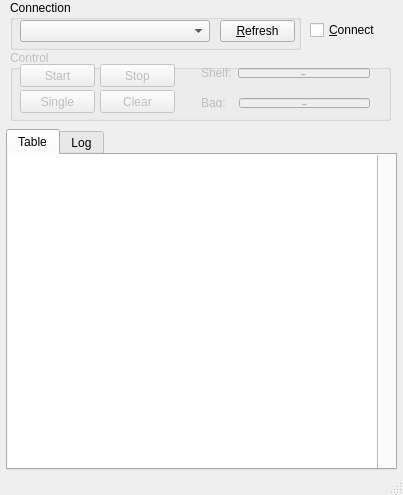
<?xml version="1.0" encoding="UTF-8"?>
<ui version="4.0">
 <class>MainWindow</class>
 <widget class="QMainWindow" name="MainWindow">
  <property name="geometry">
   <rect>
    <x>0</x>
    <y>0</y>
    <width>403</width>
    <height>495</height>
   </rect>
  </property>
  <property name="minimumSize">
   <size>
    <width>400</width>
    <height>300</height>
   </size>
  </property>
  <property name="windowTitle">
   <string>Shelf &amp; Bag V0.04</string>
  </property>
  <property name="windowIcon">
   <iconset resource="resource.qrc">
    <normaloff>:/images/shelf.png</normaloff>:/images/shelf.png</iconset>
  </property>
  <widget class="QWidget" name="centralWidget">
   <widget class="QGroupBox" name="groupBoxConnection">
    <property name="geometry">
     <rect>
      <x>10</x>
      <y>0</y>
      <width>291</width>
      <height>50</height>
     </rect>
    </property>
    <property name="title">
     <string>Connection</string>
    </property>
    <widget class="QComboBox" name="comboBoxPort">
     <property name="geometry">
      <rect>
       <x>10</x>
       <y>20</y>
       <width>190</width>
       <height>22</height>
      </rect>
     </property>
    </widget>
    <widget class="QPushButton" name="pushButtonRefresh">
     <property name="geometry">
      <rect>
       <x>210</x>
       <y>20</y>
       <width>75</width>
       <height>22</height>
      </rect>
     </property>
     <property name="text">
      <string>&amp;Refresh</string>
     </property>
     <property name="shortcut">
      <string>Alt+R</string>
     </property>
    </widget>
   </widget>
   <widget class="QCheckBox" name="checkBoxConnect">
    <property name="geometry">
     <rect>
      <x>310</x>
      <y>20</y>
      <width>71</width>
      <height>20</height>
     </rect>
    </property>
    <property name="text">
     <string>&amp;Connect</string>
    </property>
   </widget>
   <widget class="QGroupBox" name="groupBoxControl">
    <property name="enabled">
     <bool>false</bool>
    </property>
    <property name="geometry">
     <rect>
      <x>10</x>
      <y>50</y>
      <width>381</width>
      <height>71</height>
     </rect>
    </property>
    <property name="title">
     <string>Control</string>
    </property>
    <widget class="QPushButton" name="pushButtonStart">
     <property name="geometry">
      <rect>
       <x>10</x>
       <y>14</y>
       <width>75</width>
       <height>23</height>
      </rect>
     </property>
     <property name="text">
      <string>Start</string>
     </property>
    </widget>
    <widget class="QPushButton" name="pushButtonStop">
     <property name="geometry">
      <rect>
       <x>90</x>
       <y>14</y>
       <width>75</width>
       <height>23</height>
      </rect>
     </property>
     <property name="text">
      <string>Stop</string>
     </property>
    </widget>
    <widget class="QPushButton" name="pushButtonSingle">
     <property name="geometry">
      <rect>
       <x>10</x>
       <y>40</y>
       <width>75</width>
       <height>23</height>
      </rect>
     </property>
     <property name="text">
      <string>Single</string>
     </property>
    </widget>
    <widget class="QPushButton" name="pushButtonClear">
     <property name="geometry">
      <rect>
       <x>90</x>
       <y>40</y>
       <width>75</width>
       <height>23</height>
      </rect>
     </property>
     <property name="text">
      <string>Clear</string>
     </property>
    </widget>
    <widget class="QWidget" name="horizontalLayoutWidget">
     <property name="geometry">
      <rect>
       <x>180</x>
       <y>7</y>
       <width>191</width>
       <height>32</height>
      </rect>
     </property>
     <layout class="QHBoxLayout" name="horizontalLayout">
      <item>
       <widget class="QLabel" name="label">
        <property name="text">
         <string>Shelf:</string>
        </property>
       </widget>
      </item>
      <item>
       <widget class="QLineEdit" name="lineEditShelf">
        <property name="font">
         <font>
          <pointsize>14</pointsize>
         </font>
        </property>
        <property name="text">
         <string>-</string>
        </property>
        <property name="alignment">
         <set>Qt::AlignCenter</set>
        </property>
        <property name="readOnly">
         <bool>true</bool>
        </property>
       </widget>
      </item>
     </layout>
    </widget>
    <widget class="QWidget" name="horizontalLayoutWidget_2">
     <property name="geometry">
      <rect>
       <x>180</x>
       <y>37</y>
       <width>191</width>
       <height>32</height>
      </rect>
     </property>
     <layout class="QHBoxLayout" name="horizontalLayout_2">
      <item>
       <widget class="QLabel" name="label_2">
        <property name="text">
         <string>Bag:  </string>
        </property>
       </widget>
      </item>
      <item>
       <widget class="QLineEdit" name="lineEditBag">
        <property name="font">
         <font>
          <pointsize>14</pointsize>
         </font>
        </property>
        <property name="text">
         <string>-</string>
        </property>
        <property name="alignment">
         <set>Qt::AlignCenter</set>
        </property>
        <property name="readOnly">
         <bool>true</bool>
        </property>
       </widget>
      </item>
     </layout>
    </widget>
   </widget>
   <widget class="QTabWidget" name="tabWidgetLog">
    <property name="geometry">
     <rect>
      <x>6</x>
      <y>129</y>
      <width>391</width>
      <height>341</height>
     </rect>
    </property>
    <property name="currentIndex">
     <number>0</number>
    </property>
    <widget class="QWidget" name="tabTable">
     <attribute name="title">
      <string>Table</string>
     </attribute>
     <widget class="QTreeView" name="treeViewLog">
      <property name="geometry">
       <rect>
        <x>-1</x>
        <y>-1</y>
        <width>371</width>
        <height>321</height>
       </rect>
      </property>
     </widget>
    </widget>
    <widget class="QWidget" name="tabLog">
     <attribute name="title">
      <string>Log</string>
     </attribute>
     <widget class="QTextEdit" name="textEditLog">
      <property name="geometry">
       <rect>
        <x>-1</x>
        <y>-1</y>
        <width>371</width>
        <height>301</height>
       </rect>
      </property>
     </widget>
    </widget>
   </widget>
  </widget>
  <widget class="QStatusBar" name="statusBar"/>
 </widget>
 <layoutdefault spacing="6" margin="11"/>
 <resources>
  <include location="resource.qrc"/>
 </resources>
 <connections/>
</ui>
